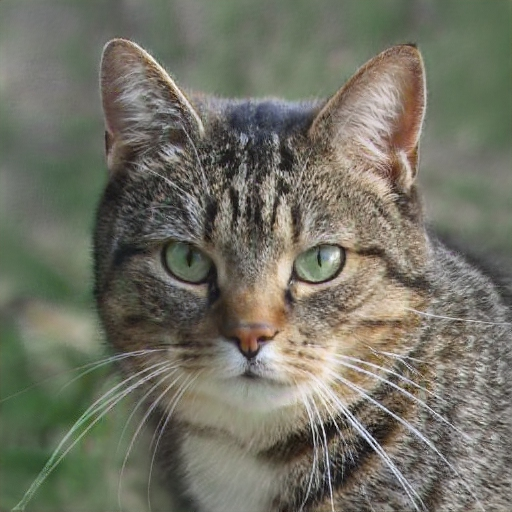
#> input picture images/cat.jpg, 512 x 512 px, found by its file name
$ python 1a.py
#> lines starting #> are read from the running program, lines starting #| are printed output that depends on the picture
import numpy as np
import matplotlib.pyplot as plt


def make_gray_image(image):
    gray_image = image
    if len(image.shape) == 3:
        gray_image = np.mean(image, axis=2).astype(np.uint8)
    return gray_image


def make_up_down_sampling(image, sampling_factor, type=0):
    # type=0 -> downsampling
    # type=1 -> upsampling
    if type == 0:
        new_height = int(image.shape[0] // sampling_factor)
        new_width = int(image.shape[1] // sampling_factor)
    else:
        new_height = int(image.shape[0] * sampling_factor)
        new_width = int(image.shape[1] * sampling_factor)

    sampled_image = np.empty((new_height, new_width), dtype=image.dtype)
    for y in range(new_height):
        for x in range(new_width):
            if type == 0:
                original_x = int(x * sampling_factor)
                original_y = int(y * sampling_factor)
            else:
                original_x = int(x // sampling_factor)
                original_y = int(y // sampling_factor)

            sampled_image[y, x] = image[original_y, original_x]

    return sampled_image


rgb_image = plt.imread('images/cat.jpg')
#> rgb_image is the input picture: shape (512, 512, 3); mean R, G, B 113.7, 113.4, 100.5
gray_image = make_gray_image(rgb_image)
#> in make_gray_image, `gray_image = np.mean(image, axis=2).astype(np.uint8)`:
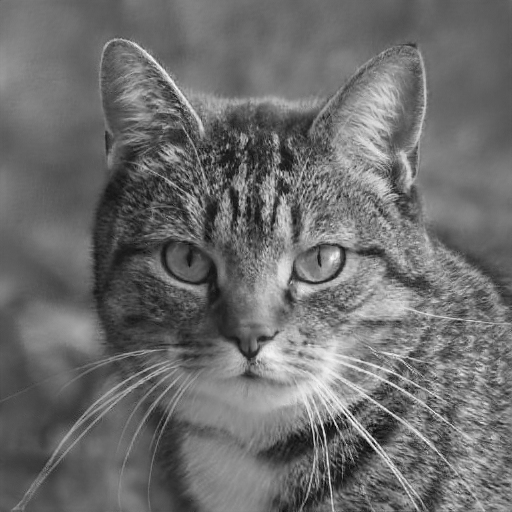
#> gray_image: shape (512, 512); min 0, max 253, mean 108.9

sampled_image_array = []
sampled_image = gray_image
type = 0
for i in range(8):
    sampled_image_array.append(sampled_image)
    # if i == 3:
    #     type = 1
    sampled_image = make_up_down_sampling(sampled_image, 2, type)
    print(f'OK-{i+1}')
#> this loop made 8 passes
#> sampled_image on pass 8: [[103, 107], [91, 72]]
#> pass 1, `sampled_image = make_up_down_sampling(sampled_image, 2, type)`:
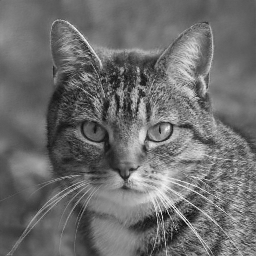
#> sampled_image: shape (256, 256); min 6, max 250, mean 109.1
#> pass 2, `sampled_image = make_up_down_sampling(sampled_image, 2, type)`:
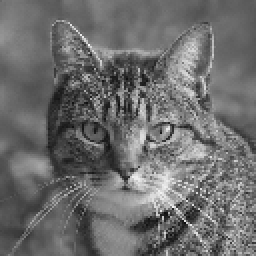
#> sampled_image: shape (128, 128) (shown 2 times larger); min 11, max 249, mean 108.9
#> pass 3, `sampled_image = make_up_down_sampling(sampled_image, 2, type)`:
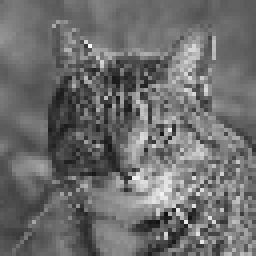
#> sampled_image: shape (64, 64) (shown 4 times larger); min 15, max 249, mean 109
#> after the loop, sampled_image_array = 8 items


row, col = 2, 4
fig, ax = plt.subplots(row, col, figsize=(9, 7))

idx = 0
for i in range(row):
    for j in range(col):
        ax[i, j].imshow(sampled_image_array[idx], cmap='gray', vmin=0, vmax=255)
        h = sampled_image_array[idx].shape[0]
        w = sampled_image_array[idx].shape[1]
        ax[i, j].set_title(f'{h}x{w}')
        idx += 1
#> after the loop, idx = 8

plt.tight_layout()
plt.show()
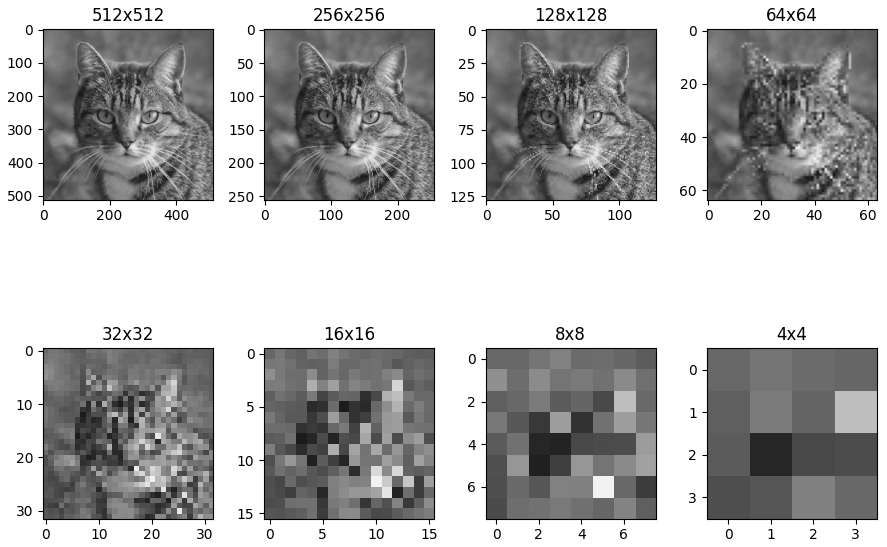
#> figure drawn by matplotlib, 8 panels
